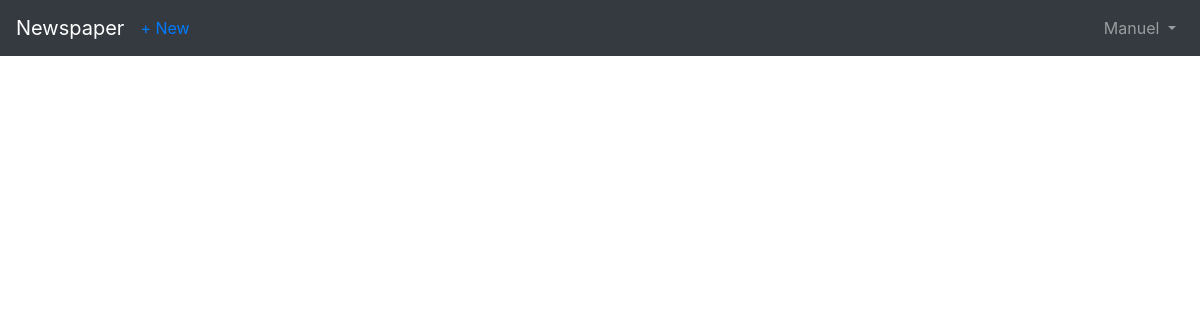
/articles/ (signed in), run on an earlier commit of the app's database.
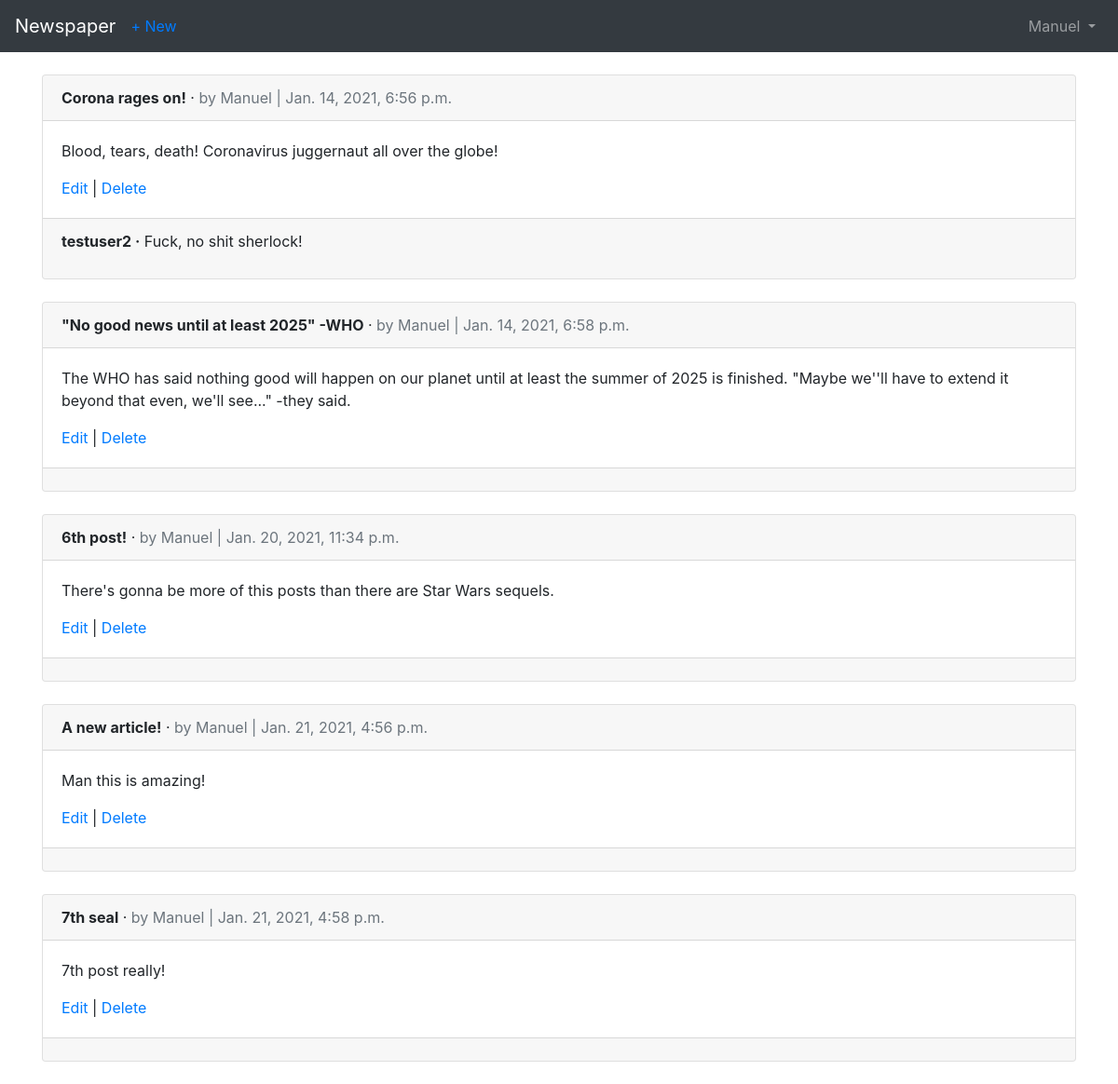
And on a later commit of the database.
### users/models.py (models this page shows)
class CustomUser(AbstractUser):
	age = models.PositiveIntegerField(null=True, blank=True)

### articles/models.py (models this page shows, shortened)
class Article(models.Model):
	title = models.CharField(max_length=255)
	body = models.TextField()
	date = models.DateTimeField(auto_now_add=True)
	author = models.ForeignKey(
		get_user_model(),
		on_delete=models.CASCADE
	)

class Comment(models.Model):
	article = models.ForeignKey(
		Article,
		on_delete=models.CASCADE,
		related_name = 'comments'
	)
	comment = models.CharField(max_length=140)
	author = models.ForeignKey(
		get_user_model(),
		on_delete=models.CASCADE
	)
	def __str__(self):
		return self.comment

### articles/views.py (the view)
# urls.py: path('', ArticleListView.as_view(), name='article_list')
class ArticleListView(LoginRequiredMixin, ListView):
	model = Article
	template_name = 'article_list.html'
	login_url = 'login'

### templates/article_list.html (shortened to what this page needs)
{% extends 'base.html' %}
	{% block content %}
		{% for article in object_list %}
		<div class="card">
			<div class="card-header">
				<span class="font-weight-bold">{{ article.title }}</span> &middot;
				<span class="text-muted">by {{ article.author }} | {{ article.date }}</span>
			</div>
			<div class="card-body">
				<p>{{ article.body }}</p>
				<a href="{% url 'article_edit' article.pk %}">Edit</a> |
				<a href="{% url 'article_delete' article.pk %}">Delete</a>
			</div>
			<div class="card-footer	">
				{% for comment in article.comments.all %}
					<p>
						<span class="font-weight-bold">{{ comment.author }} &middot;</span>
						{{ comment }}
					</p>
				{% endfor%}
			</div>
		</div>
		<br />
		{% endfor %}
	{% endblock content %}

### templates/base.html (shortened to what this page needs)
<!DOCTYPE html>
<html>
<head>
	<link rel="stylesheet"
		href="https://stackpath.bootstrapcdn.com/bootstrap/4.1.3/css/\
	bootstrap.min.css"
		integrity="sha384-MCw98/SFnGE8fJT3GXwEOngsV7Zt27NXFoaoApmYm81i\
	uXoPkFOJwJ8ERdknLPMO"
>
</head>
<body>
	<nav class="navbar navbar-expand-md navbar-dark bg-dark mb-4">
		<a class="navbar-brand" href="{% url 'home' %}">Newspaper</a>
		{% if user.is_authenticated %}
		<ul class="navbar-nav mr-auto">
			<li class="nav-item"><a href="{% url 'article_new' %}">+ New</a></li>
		</ul>
		{% endif %}
		<div class="collapse navbar-collapse" id="navbarCollapse">
			{% if user.is_authenticated %}
			<ul class="navbar-nav ml-auto">
				<li class="nav-item">
					<a class="nav-link dropdown-toggle" href="#" id="userMenu"
						data-toggle="dropdown" aria-haspopup="true"
						aria-expanded="false">
						{{ user.username }}
					</a>
				</li>
			</ul>
			{% else %}
				<form class="form-inline ml-auto">
					<a href="{% url 'login' %}" class="btn btn-outline-secondary">Log In</a>
					<a href="{% url 'signup' %}" class="btn btn-primary ml-2">Sign up</a>
				</form>
			{% endif %}
		</div>
	</nav>
	<div class="container">
		{% block content %}
		{% endblock content %}
	</div>
</body>
</html>

What changed in the data, as far as the page shows it:
added Article: title "Corona rages on!", author "Manuel", date "Jan. 14, 2021, 6:56 p.m.", body "Blood, tears, death! Coronavirus juggernaut all over the globe!"
added Comment: author "testuser2", comment "Fuck, no shit sherlock!"
added Article: title "\"No good news until at least 2025\" -WHO", author "Manuel", date "Jan. 14, 2021, 6:58 p.m.", body "The WHO has said nothing good will happen on our planet until at least the summer of 2025 is finished. \"Maybe we''ll have to extend it beyond that even, we'll see...\" -they said."
added Article: title "6th post!", author "Manuel", date "Jan. 20, 2021, 11:34 p.m.", body "There's gonna be more of this posts than there are Star Wars sequels."
added Article: title "A new article!", author "Manuel", date "Jan. 21, 2021, 4:56 p.m.", body "Man this is amazing!"
added Article: title "7th seal", author "Manuel", date "Jan. 21, 2021, 4:58 p.m.", body "7th post really!"
